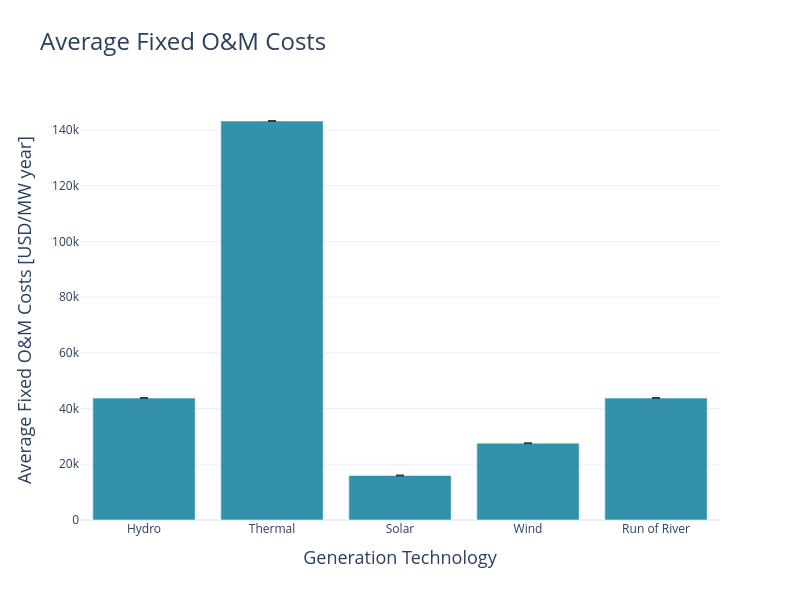

Notebook cell for this chart:
### Code cell
# Calculate mean and standard error
gen_fixed_om = gen_costs.groupby('gen_tech')['gen_fixed_om'].agg(['mean', 'sem']).reset_index()
gen_fixed_om = gen_fixed_om.rename(columns={'mean': 'gen_fixed_om', 'sem': 'error'})
# Apply desired order
gen_fixed_om['gen_tech'] = pd.Categorical(gen_fixed_om['gen_tech'], categories=tech_order, ordered=True)
gen_fixed_om = gen_fixed_om.sort_values('gen_tech')
# Plot
fig = go.Figure()
fig.add_trace(go.Bar(
    x=gen_fixed_om['gen_tech'], y=gen_fixed_om['gen_fixed_om'],
    error_y=dict(type='data', array=gen_fixed_om['error']),
    marker_color=colors[0]
))
fig.update_layout(
    height=12*50, width=16*50, template='plotly_white',
    title=dict(text='Average Fixed O&M Costs', font=dict(size=24)),
    xaxis_title='Generation Technology', yaxis_title='Average Fixed O&M Costs [USD/MW year]',
    xaxis=dict(title_font=dict(size=18), categoryorder='array', categoryarray=tech_order),
    yaxis=dict(title_font=dict(size=18)))
fig.write_image("../images/Average Fixed O&M Costs.png")
fig.show()

### Figure 1 — Plotly figure (JSON) as saved in the notebook; plotly's stock layout.template omitted (floating-point values rounded to 4 significant figures)
{"data": [{"error_y": {"array": [0, 0, 0, 0, 0], "type": "data"}, "marker": {"color": "#3292A9"}, "type": "bar", "x": ["Hydro", "Thermal", "Solar", "Wind", "Run of River"], "y": [43780, 143220, 15970, 27570, 43780]}], "layout": {"height": 600, "title": {"font": {"size": 24}, "text": "Average Fixed O&M Costs"}, "width": 800, "xaxis": {"categoryarray": ["Hydro", "Thermal", "Solar", "Wind", "Run of River"], "categoryorder": "array", "title": {"font": {"size": 18}, "text": "Generation Technology"}}, "yaxis": {"title": {"font": {"size": 18}, "text": "Average Fixed O&M Costs [USD/MW year]"}}}}
